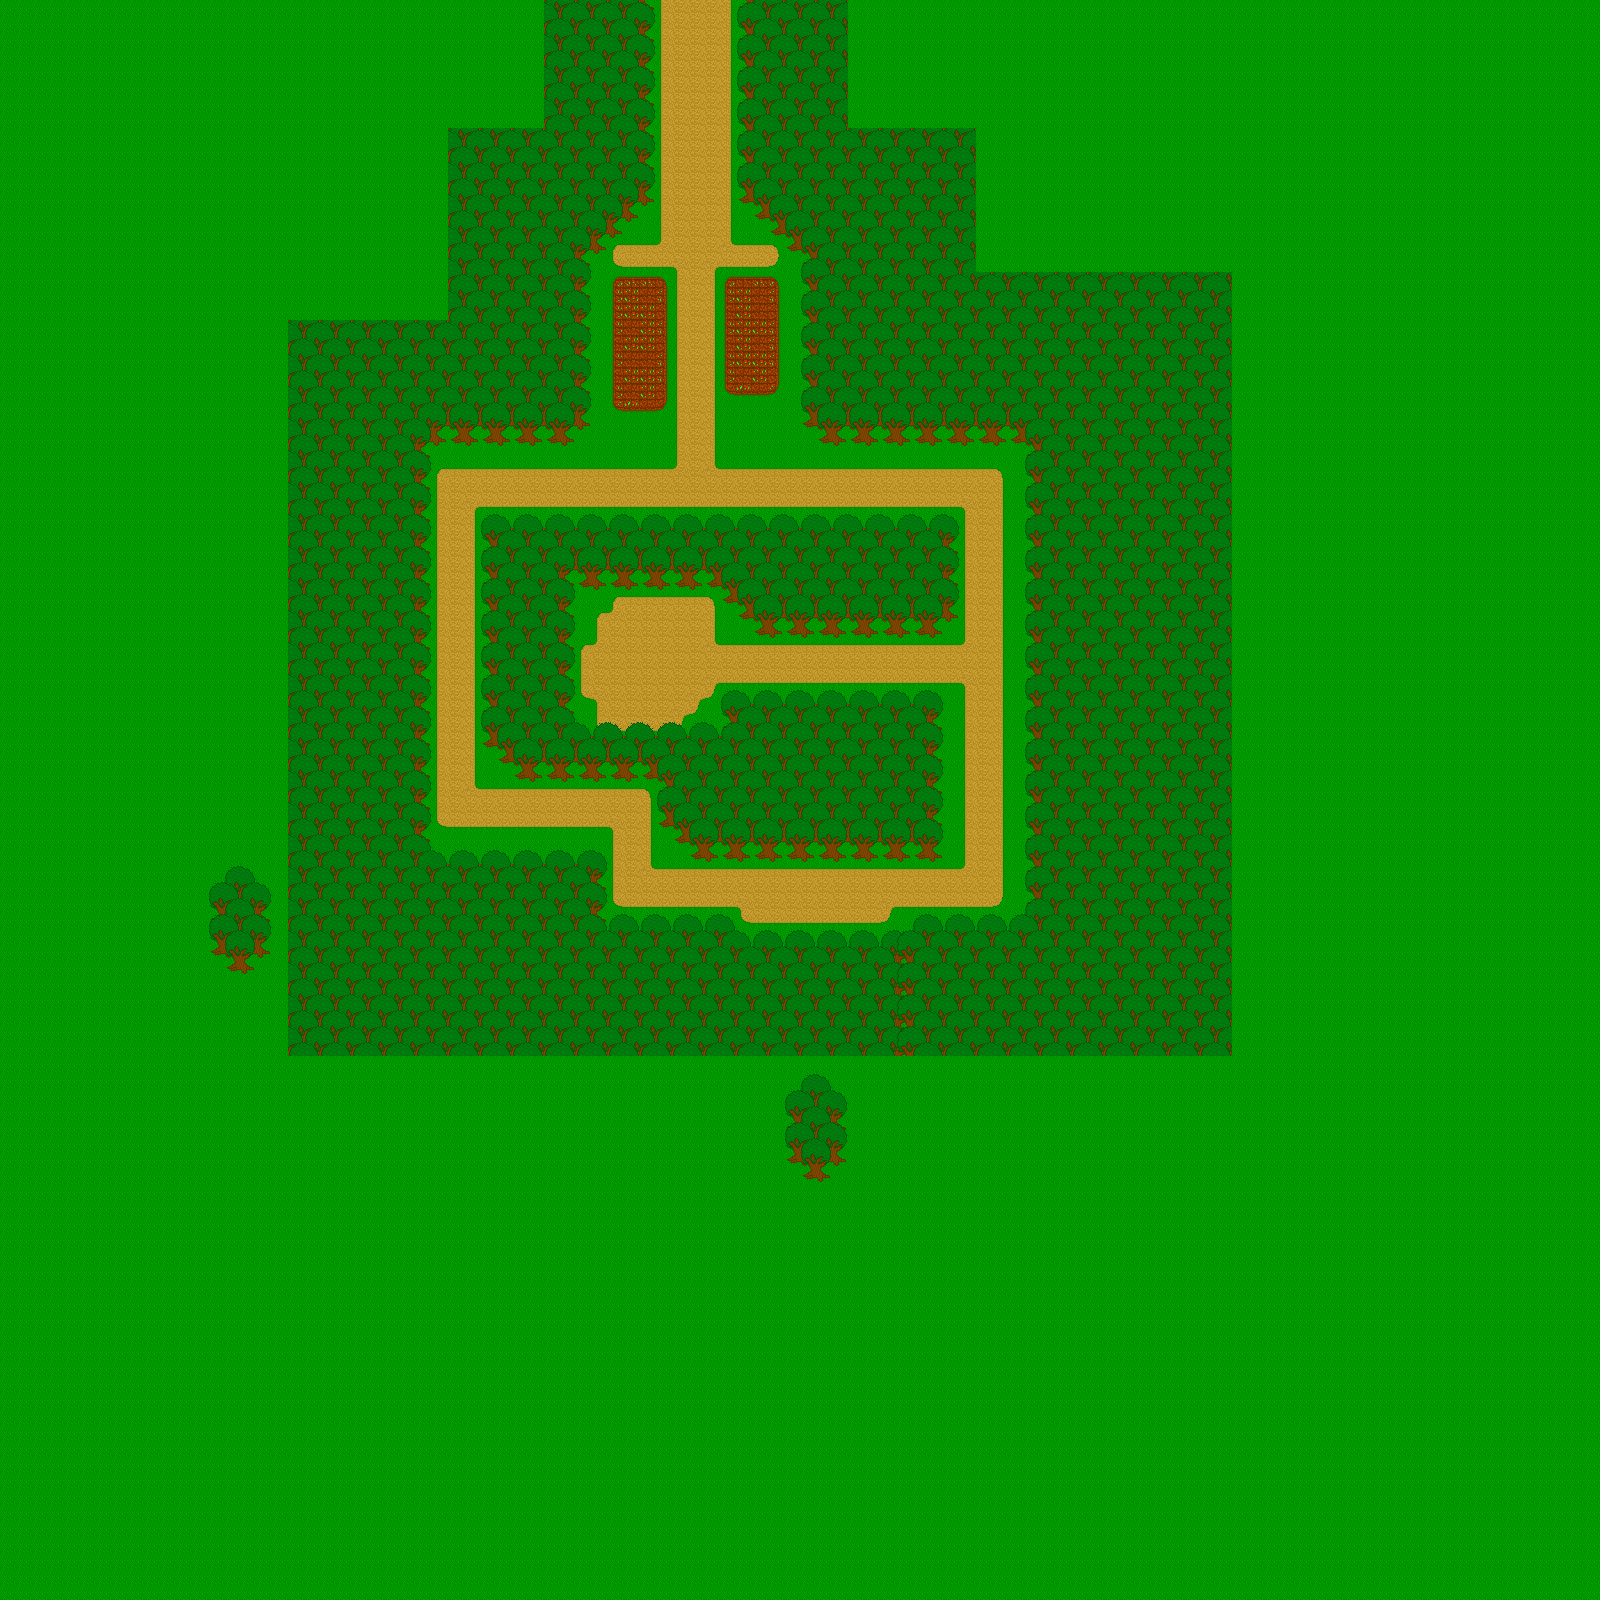

This is a level from a 2D game, rendered from its Tiled map with the project's own tilesets. A one-line summary and the map file follow, with tile-layer data summarised:
An orthogonal 100x100 tile map with 16x16 px tiles, 3 tile layers (Tiles, TileOverlay, Tile Layer 3) and 67 objects (23x vp, 23x v, 13x vt, trigger, spawn, ...).

<map version="1.0" orientation="orthogonal" renderorder="right-down" width="100" height="100" tilewidth="16" tileheight="16" nextobjectid="77">
 <properties>
  <property name="persistent" value="persistent" />
 </properties>
 <tileset firstgid="1" name="Tiles" tilewidth="16" tileheight="16" tilecount="256">
  <image source="tiles.png" width="256" height="256" />
 </tileset>
 <layer name="Tiles" width="100" height="100">
  <data>[10000 cells, 10000 non-empty, 31 distinct tile ids]</data>
 </layer>
 <layer name="TileOverlay" width="100" height="100">
  <data>[10000 cells, 2542 non-empty, 21 distinct tile ids]</data>
 </layer>
 <layer name="Tile Layer 3" width="100" height="100">
  <data>[10000 cells, 8 non-empty, 3 distinct tile ids]</data>
 </layer>
 <objectgroup name="EventObjects">
  <object id="2" name="roadexit" type="trigger" x="656" y="48">
   <properties>
    <property name="targetLevel" value="level1" />
    <property name="targetSpawn" value="road" />
   </properties>
   <polyline points="0,0 0,16 80,16 80,0 0,0" />
  </object>
  <object id="3" name="road" type="spawn" gid="1" x="688" y="96" width="16" height="16" />
  <object id="4" name="lmaxY" type="limit" gid="2" x="688" y="128" width="16" height="16">
   <properties>
    <property name="ltype" value="maxY" />
   </properties>
  </object>
 </objectgroup>
 <objectgroup name="Mobs">
  <object id="7" type="vp" gid="4" x="624" y="304" width="16" height="16" />
  <object id="8" type="vp" gid="4" x="640" y="336" width="16" height="16" />
  <object id="9" type="vp" gid="4" x="624" y="368" width="16" height="16" />
  <object id="10" type="vp" gid="4" x="640" y="368" width="16" height="16" />
  <object id="11" type="vp" gid="4" x="736" y="304" width="16" height="16" />
  <object id="12" type="vp" gid="4" x="752" y="336" width="16" height="16" />
  <object id="13" type="vp" gid="4" x="736" y="368" width="16" height="16" />
  <object id="15" type="vp" gid="4" x="752" y="384" width="16" height="16" />
  <object id="16" type="v" gid="4" x="624" y="464" width="16" height="16" />
  <object id="17" type="v" gid="4" x="656" y="464" width="16" height="16" />
  <object id="18" type="v" gid="4" x="768" y="448" width="16" height="16" />
  <object id="22" type="vt" gid="4" x="720" y="416" width="16" height="16" />
  <object id="23" type="vt" gid="4" x="656" y="432" width="16" height="16" />
  <object id="24" type="vp" gid="4" x="435.5" y="574.5" width="16" height="16" />
  <object id="25" type="vp" gid="4" x="447.5" y="562.5" width="16" height="16" />
  <object id="26" type="vp" gid="4" x="456.5" y="574.5" width="16" height="16" />
  <object id="27" type="vp" gid="4" x="434.75" y="610.75" width="16" height="16" />
  <object id="28" type="vp" gid="4" x="448" y="611.5" width="16" height="16" />
  <object id="29" type="vp" gid="4" x="460.5" y="601.75" width="16" height="16" />
  <object id="30" type="vp" gid="4" x="433.75" y="630" width="16" height="16" />
  <object id="31" type="vp" gid="4" x="454.5" y="643" width="16" height="16" />
  <object id="32" type="vp" gid="4" x="464.75" y="623.75" width="16" height="16" />
  <object id="33" type="vp" gid="4" x="445.5" y="689.25" width="16" height="16" />
  <object id="34" type="vp" gid="4" x="451" y="670" width="16" height="16" />
  <object id="35" type="vp" gid="4" x="461.75" y="661" width="16" height="16" />
  <object id="36" type="vt" gid="4" x="436" y="595.25" width="16" height="16" />
  <object id="37" type="vt" gid="4" x="447" y="583.5" width="16" height="16" />
  <object id="38" type="vt" gid="4" x="458" y="594.75" width="16" height="16" />
  <object id="39" type="vt" gid="4" x="448.75" y="627" width="16" height="16" />
  <object id="40" type="vt" gid="4" x="443.75" y="653" width="16" height="16" />
  <object id="41" type="v" gid="4" x="609.5" y="629" width="16" height="16" />
  <object id="42" type="v" gid="4" x="620" y="637.5" width="16" height="16" />
  <object id="43" type="v" gid="4" x="641" y="628" width="16" height="16" />
  <object id="44" type="v" gid="4" x="651.5" y="635.5" width="16" height="16" />
  <object id="45" type="v" gid="4" x="645" y="646" width="16" height="16" />
  <object id="46" type="v" gid="4" x="654.5" y="666.5" width="16" height="16" />
  <object id="47" type="v" gid="4" x="624" y="656" width="16" height="16" />
  <object id="48" type="v" gid="4" x="606.5" y="664.5" width="16" height="16" />
  <object id="49" type="v" gid="4" x="590.5" y="671" width="16" height="16" />
  <object id="50" type="v" gid="4" x="621" y="678.5" width="16" height="16" />
  <object id="51" type="v" gid="4" x="640" y="672" width="16" height="16" />
  <object id="52" type="v" gid="4" x="662" y="674.5" width="16" height="16" />
  <object id="53" type="v" gid="4" x="674.5" y="657" width="16" height="16" />
  <object id="54" type="v" gid="4" x="659" y="702.5" width="16" height="16" />
  <object id="55" type="v" gid="4" x="640" y="704" width="16" height="16" />
  <object id="56" type="v" gid="4" x="676.5" y="689" width="16" height="16" />
  <object id="57" type="v" gid="4" x="637" y="690" width="16" height="16" />
  <object id="58" type="v" gid="4" x="625.5" y="712.5" width="16" height="16" />
  <object id="59" type="v" gid="4" x="608" y="704" width="16" height="16" />
  <object id="60" type="v" gid="4" x="599" y="693.5" width="16" height="16" />
  <object id="61" type="vt" gid="4" x="976" y="528" width="16" height="16" />
  <object id="62" type="vt" gid="4" x="896" y="672" width="16" height="16" />
  <object id="63" type="vt" gid="4" x="832" y="672" width="16" height="16" />
  <object id="64" type="vt" gid="4" x="976" y="880" width="16" height="16" />
  <object id="65" type="vp" gid="4" x="960" y="896" width="16" height="16" />
  <object id="66" type="vt" gid="4" x="688" y="896" width="16" height="16" />
  <object id="67" type="vp" gid="4" x="704" y="912" width="16" height="16" />
  <object id="68" type="vp" gid="4" x="496" y="816" width="16" height="16" />
  <object id="69" type="vt" gid="4" x="528" y="816" width="16" height="16" />
  <object id="75" x="736" y="928">
   <polyline points="0,0 176,0" />
  </object>
  <object id="76" x="656" y="0">
   <polyline points="0,0 80,0" />
  </object>
 </objectgroup>
 <objectgroup name="SolidEdges">
  <object id="72" x="736" y="0">
   <polyline points="0,0 0,208 16,208 16,224 32,224 32,240 48,240 48,256 64,256 64,432 80,432 80,448 288,448 288,912 176,912 176,928" />
  </object>
  <object id="71" x="736" y="1056">
   <polyline points="0,-128 0,-144 -128,-144 -128,-208 -304,-208 -304,-608 -160,-608 -160,-624 -144,-624 -144,-640 -144,-800 -128,-800 -128,-816 -112,-816 -112,-832 -96,-832 -96,-848 -80,-848 -80,-1056" />
  </object>
  <object id="74" x="944" y="688">
   <polyline points="0,0 0,176 -256,176 -256,160 -272,160 -272,144 -288,144 -288,96 -432,96 -432,80 -448,80 -448,64 -464,64 -464,-176 16,-176 16,-48 -192,-48 -192,-64 -208,-64 -208,-80 -224,-80 -224,-96 -368,-96 -368,32 -224,32 -224,0 0,0" />
  </object>
 </objectgroup>
</map>